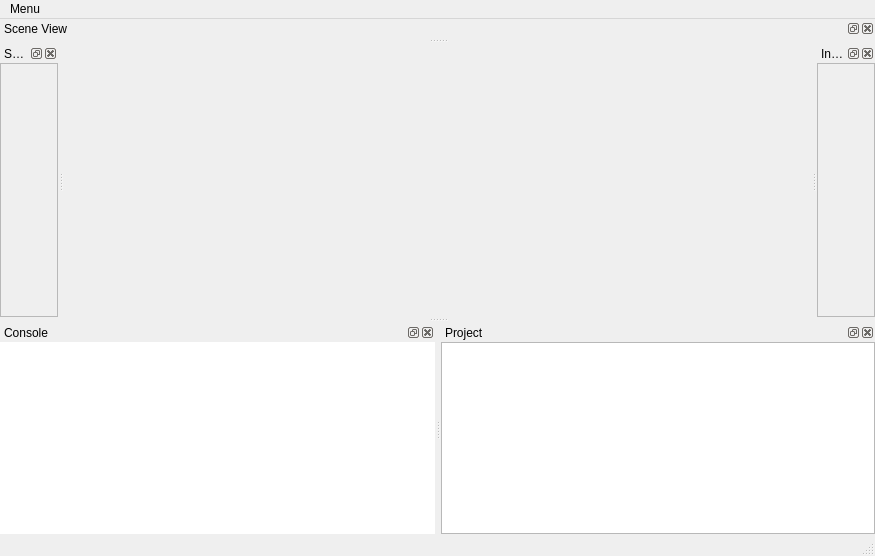
<?xml version="1.0" encoding="UTF-8"?>
<ui version="4.0">
 <class>MainWindow</class>
 <widget class="QMainWindow" name="MainWindow">
  <property name="geometry">
   <rect>
    <x>0</x>
    <y>0</y>
    <width>875</width>
    <height>556</height>
   </rect>
  </property>
  <property name="windowTitle">
   <string>MainWindow</string>
  </property>
  <property name="windowIcon">
   <iconset resource="Resources/Resource.qrc">
    <normaloff>:/icon_cube_blue.png</normaloff>:/icon_cube_blue.png</iconset>
  </property>
  <property name="animated">
   <bool>true</bool>
  </property>
  <property name="tabShape">
   <enum>QTabWidget::Rounded</enum>
  </property>
  <property name="dockNestingEnabled">
   <bool>true</bool>
  </property>
  <property name="dockOptions">
   <set>QMainWindow::AllowNestedDocks|QMainWindow::AllowTabbedDocks|QMainWindow::AnimatedDocks</set>
  </property>
  <property name="unifiedTitleAndToolBarOnMac">
   <bool>false</bool>
  </property>
  <widget class="QWidget" name="centralWidget">
   <property name="enabled">
    <bool>true</bool>
   </property>
   <layout class="QVBoxLayout" name="verticalLayout">
    <property name="leftMargin">
     <number>0</number>
    </property>
    <property name="topMargin">
     <number>6</number>
    </property>
    <property name="rightMargin">
     <number>0</number>
    </property>
    <property name="bottomMargin">
     <number>0</number>
    </property>
   </layout>
  </widget>
  <widget class="QMenuBar" name="menuBar">
   <property name="geometry">
    <rect>
     <x>0</x>
     <y>0</y>
     <width>875</width>
     <height>21</height>
    </rect>
   </property>
   <widget class="QMenu" name="menuMenu">
    <property name="title">
     <string>Menu</string>
    </property>
    <addaction name="actionItem"/>
   </widget>
   <addaction name="menuMenu"/>
  </widget>
  <widget class="QDockWidget" name="dockWidget">
   <property name="windowIcon">
    <iconset resource="Resources/Resource.qrc">
     <normaloff>:/icon_cube_purple.png</normaloff>:/icon_cube_purple.png</iconset>
   </property>
   <property name="windowTitle">
    <string>Scene Outline</string>
   </property>
   <attribute name="dockWidgetArea">
    <number>1</number>
   </attribute>
   <widget class="QWidget" name="dockWidgetContents">
    <layout class="QVBoxLayout" name="verticalLayout_3">
     <property name="leftMargin">
      <number>0</number>
     </property>
     <property name="topMargin">
      <number>0</number>
     </property>
     <property name="rightMargin">
      <number>0</number>
     </property>
     <property name="bottomMargin">
      <number>0</number>
     </property>
     <item>
      <widget class="QFrame" name="frame_2">
       <property name="frameShape">
        <enum>QFrame::StyledPanel</enum>
       </property>
       <property name="frameShadow">
        <enum>QFrame::Raised</enum>
       </property>
      </widget>
     </item>
    </layout>
   </widget>
  </widget>
  <widget class="QDockWidget" name="dockWidget_2">
   <property name="windowIcon">
    <iconset resource="Resources/Resource.qrc">
     <normaloff>:/icon_cube_green.png</normaloff>:/icon_cube_green.png</iconset>
   </property>
   <property name="windowTitle">
    <string>Console</string>
   </property>
   <attribute name="dockWidgetArea">
    <number>8</number>
   </attribute>
   <widget class="QWidget" name="dockWidgetContents_2">
    <layout class="QVBoxLayout" name="verticalLayout_4">
     <property name="spacing">
      <number>0</number>
     </property>
     <property name="leftMargin">
      <number>0</number>
     </property>
     <property name="topMargin">
      <number>0</number>
     </property>
     <property name="rightMargin">
      <number>0</number>
     </property>
     <property name="bottomMargin">
      <number>0</number>
     </property>
     <item>
      <widget class="Console" name="consoleView">
       <property name="frameShape">
        <enum>QFrame::NoFrame</enum>
       </property>
       <property name="lineWidth">
        <number>0</number>
       </property>
       <property name="alternatingRowColors">
        <bool>true</bool>
       </property>
       <property name="verticalScrollMode">
        <enum>QAbstractItemView::ScrollPerPixel</enum>
       </property>
       <property name="horizontalScrollMode">
        <enum>QAbstractItemView::ScrollPerPixel</enum>
       </property>
       <property name="wordWrap">
        <bool>true</bool>
       </property>
      </widget>
     </item>
    </layout>
   </widget>
  </widget>
  <widget class="QDockWidget" name="consoleDock">
   <property name="windowIcon">
    <iconset resource="Resources/Resource.qrc">
     <normaloff>:/icon_cube_red.png</normaloff>:/icon_cube_red.png</iconset>
   </property>
   <property name="windowTitle">
    <string>Inspector</string>
   </property>
   <attribute name="dockWidgetArea">
    <number>2</number>
   </attribute>
   <widget class="QWidget" name="dockWidgetContents_3">
    <layout class="QVBoxLayout" name="verticalLayout_5">
     <property name="leftMargin">
      <number>0</number>
     </property>
     <property name="topMargin">
      <number>0</number>
     </property>
     <property name="rightMargin">
      <number>0</number>
     </property>
     <property name="bottomMargin">
      <number>0</number>
     </property>
     <item>
      <widget class="QFrame" name="frame_4">
       <property name="frameShape">
        <enum>QFrame::StyledPanel</enum>
       </property>
       <property name="frameShadow">
        <enum>QFrame::Raised</enum>
       </property>
      </widget>
     </item>
    </layout>
   </widget>
  </widget>
  <widget class="QDockWidget" name="dockWidget_4">
   <property name="windowIcon">
    <iconset resource="Resources/Resource.qrc">
     <normaloff>:/icon_cube_blue.png</normaloff>:/icon_cube_blue.png</iconset>
   </property>
   <property name="features">
    <set>QDockWidget::AllDockWidgetFeatures</set>
   </property>
   <property name="windowTitle">
    <string>Scene View</string>
   </property>
   <attribute name="dockWidgetArea">
    <number>4</number>
   </attribute>
   <widget class="QWidget" name="dockWidgetContents_4">
    <layout class="QVBoxLayout" name="verticalLayout_2">
     <property name="spacing">
      <number>0</number>
     </property>
     <property name="leftMargin">
      <number>0</number>
     </property>
     <property name="topMargin">
      <number>0</number>
     </property>
     <property name="rightMargin">
      <number>0</number>
     </property>
     <property name="bottomMargin">
      <number>0</number>
     </property>
     <item>
      <widget class="QWidget" name="sceneView" native="true">
       <property name="sizePolicy">
        <sizepolicy hsizetype="Preferred" vsizetype="MinimumExpanding">
         <horstretch>0</horstretch>
         <verstretch>0</verstretch>
        </sizepolicy>
       </property>
      </widget>
     </item>
    </layout>
   </widget>
  </widget>
  <widget class="QDockWidget" name="dockWidget_5">
   <property name="windowIcon">
    <iconset resource="Resources/Resource.qrc">
     <normaloff>:/icon_cube_blue.png</normaloff>:/icon_cube_blue.png</iconset>
   </property>
   <property name="floating">
    <bool>false</bool>
   </property>
   <property name="features">
    <set>QDockWidget::AllDockWidgetFeatures</set>
   </property>
   <property name="windowTitle">
    <string>Project</string>
   </property>
   <attribute name="dockWidgetArea">
    <number>8</number>
   </attribute>
   <widget class="QWidget" name="dockWidgetContents_5">
    <layout class="QHBoxLayout" name="horizontalLayout">
     <property name="spacing">
      <number>0</number>
     </property>
     <property name="leftMargin">
      <number>0</number>
     </property>
     <property name="topMargin">
      <number>0</number>
     </property>
     <property name="rightMargin">
      <number>0</number>
     </property>
     <property name="bottomMargin">
      <number>0</number>
     </property>
     <item>
      <widget class="QListWidget" name="listWidget"/>
     </item>
    </layout>
   </widget>
  </widget>
  <widget class="QStatusBar" name="statusBar"/>
  <action name="actionItem">
   <property name="text">
    <string>Item</string>
   </property>
  </action>
 </widget>
 <layoutdefault spacing="6" margin="11"/>
 <customwidgets>
  <customwidget>
   <class>Console</class>
   <extends>QListWidget</extends>
   <header>console.h</header>
  </customwidget>
 </customwidgets>
 <resources>
  <include location="Resources/Resource.qrc"/>
 </resources>
 <connections/>
</ui>
